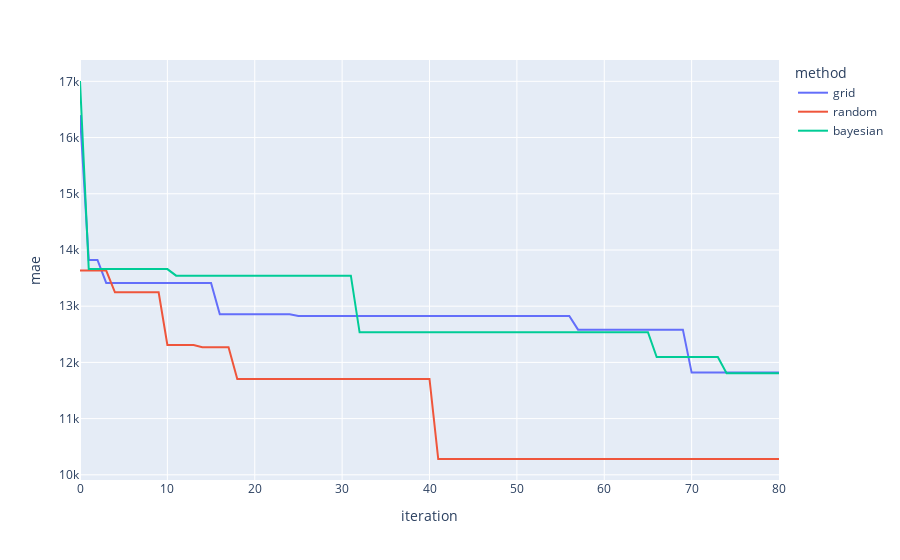

Notebook code for this chart:
### Code cell
import plotly.express as px
fig = px.line(results_df,
        x="iteration",
        y="mae",
        # error_y="std",
        color="method"
        )
fig
